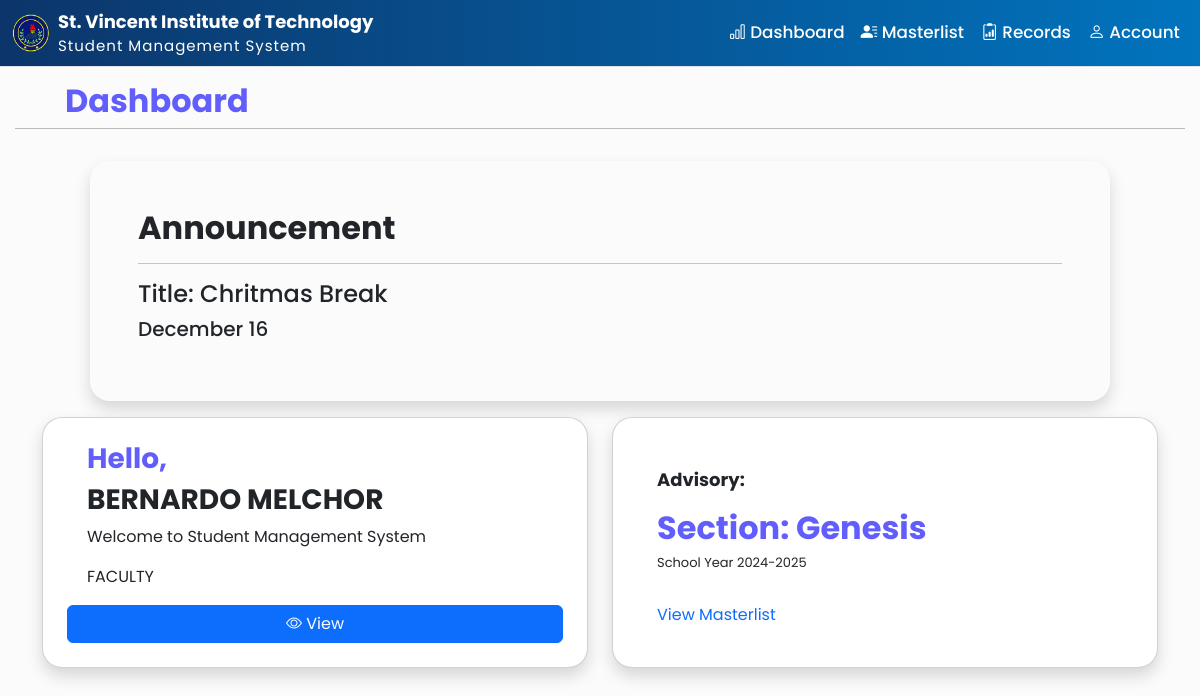
The page /faculty (signed in) on the database its author committed.
### admin_staff/models.py (models this page shows, shortened)
class Announcement(models.Model):
    announcement_id = models.AutoField(primary_key=True)
    title = models.CharField(max_length=50)
    body = models.TextField()
    event = models.DateField(null=True)
    class Meta:
        managed = True
        db_table = 'annoucement'

class FacultyStaff(models.Model):
    user = models.OneToOneField(User, null=True, on_delete=models.CASCADE)
    faculty_staff_id = models.BigIntegerField(primary_key=True)
    surname = models.CharField(max_length=24)
    first_name = models.CharField(max_length=24)
    middle_name = models.CharField(max_length=24, blank=True, null=True)
    gender_choice = (
        ('Male', 'Male'),
        ('Female', 'Female'),
    )
    gender = models.CharField(max_length=10, default="Gender", choices=gender_choice, null=True)
    civil_choice = (
        ('Single', 'Single'),
        ('Married', 'Married'),
        ('Divorced', 'Divorced'),
        ('Widowed', 'Widowed'),
    )
    civil_status = models.CharField(max_length=10, default="Status", choices=civil_choice, blank=True, null=True)
    birth_date = models.DateField(null=True)
    birth_place = models.CharField(max_length=200, blank=True, null=True)
    religion = models.CharField(max_length=24, blank=True, null=True)
    contact = models.BigIntegerField(blank=True, null=True)
    email = models.CharField(max_length=100, blank=True, null=True)
    section = models.OneToOneField('section', blank=True, null=True, on_delete=models.SET_NULL)
    subject = models.OneToOneField('subject', blank=True, null=True, on_delete=models.SET_NULL)
    class Meta:
        managed = True
        db_table = 'faculty_staff'

class section(models.Model):
    section_name = models.CharField(max_length=20)
    level = models.ForeignKey("level", null=True, on_delete=models.SET_NULL)
    def __str__(self):
        return self.section_name

### admin_staff/decorators.py (the view)
        def wrapper_func(request, *args, **kwargs):
            group = None
            if request.user.groups.exists():
                group = request.user.groups.all()[0].name
            if group in allow_roles:
                return view_func(request, *args, **kwargs)
            else:
                return HttpResponse('you are not authorize')

### admin_staff/views.py (called while the page is built)
@login_required(login_url='login')
@allowed_user(allow_roles=['faculty'])
def faculty_dashboard(request):
    announcement = Announcement.objects.get
    adviser = request.user.facultystaff
    context = {'adviser': adviser, 'announcement': announcement}
    return render(request, 'faculty/faculty-dashboard.html', context)

### admin_staff/templates/faculty/faculty-dashboard.html (shortened to what this page needs)
<!DOCTYPE html>
{% load static %}
<html lang="en">
<head>
    <link href="https://cdn.jsdelivr.net/npm/bootstrap@5.3.3/dist/css/bootstrap.min.css" rel="stylesheet">
    <link rel="stylesheet" href="https://cdn.jsdelivr.net/npm/bootstrap-icons@1.11.3/font/bootstrap-icons.min.css">
    <link rel="stylesheet" href="{% static 'css\sidebar.css' %}">
    <link rel="stylesheet" href="{% static "css\admin.css" %}">
</head>
<body>
    <div class="d-flex" id="wrapper" style="width: 100vw; height: 100vh;">
      <div id="page-content-wrapper">
        <nav class="navbar navbar-expand-lg navbar-light border-bottom" style='background-color: #615EFC;'>
          <div class="container-fluid">
            <a href="{% url "home" %}" rel="noopener noreferrer"><img src="{% static "img/nobg.png" %}" alt="Logo" width="38" height="38"></a>
            <div class="ms-2 d-none d-md-block">
              <span style="font-size: large; font-weight: bold; color: white;">St. Vincent Institute of Technology</span><br>
              <p style="font-size: 15px; margin: 0; color: white; letter-spacing: 1px;">Student Management System</p>
            </div>
              <div class="collapse navbar-collapse" id="navbarSupportedContent">
                  <ul class="navbar-nav ms-auto mt-2 mt-lg-0">
                      <li class="nav-item active"><a class="nav-link" href="{% url "faculty" %}" style="color: white">
                        <i class="bi bi-bar-chart"></i> Dashboard
                      </a></li>
                      <li class="nav-item active"><a class="nav-link" href="{% url "advisory" %}" style="color: white">
                        <i class="bi bi-person-lines-fill"></i> Masterlist
                      </a></li>
                      <li class="nav-item dropdown">
                        <a class="nav-link dropdown-toggle" id="navbarDropdown" href="#" role="button" data-bs-toggle="dropdown" aria-haspopup="true" aria-expanded="false" style="color: white">
                          <i class="bi bi-clipboard2-data"></i> Records
                        </a>
                      </li>
                      <li class="nav-item dropdown">
                          <a class="nav-link dropdown-toggle" id="navbarDropdown" href="#" role="button" data-bs-toggle="dropdown" aria-haspopup="true" aria-expanded="false" style="color: white">
                            <i class="bi bi-person"></i> Account
                          </a>
                      </li>
                  </ul>
            </div>
          </div>
        </nav>
        {% block content %}
        <div class="page-title mb-4" style="margin:15px;">
          <h2 style="color: #615EFC; font-weight: bold; margin-right: 20px; padding-left: 50px;">Dashboard</h2>
          <hr style="margin-top: 0; color: black;">
        </div>
          <div class="container">
            <div class="container mb-3 p-5 shadow" style="width: 85vw; height: 30vh; border-radius: 20px; margin-top: 4vh;">
              <h2 class="card-title" style="font-weight: bold;">Announcement</h2>
              <hr>
              <h4>Title: {{announcement.title}}</h4>
              <h5>{{announcement.body}}</h5>
            </div>
        </div>
          <div class="container" id="container-card" style="color: white;">
            <div class="row d-flex justify-content-end align-items-stretch" style="width: max;">
                <div class="col-lg-6 col-md-12 mb-5 d-flex">
                    <div class="card p-2 shadow w-100 h-70" style="border-radius: 20px;">
                        <div class="card-body text-start" style="padding-left: 3vw;">
                            <h3 class="card-title" style="color: #615EFC; font-weight: bold;">Hello,</h3>
                            <h3 class="card-title" style="font-weight: bold;">{{adviser.surname}} {{adviser.first_name}}</h3>
                            <p class="card-text">Welcome to Student Management System</p>
                            <p class="card-text">FACULTY</p>
                        </div>
                        <div class="d-grid p-3 pt-0">
                          <a href="{% url 'faculty_info' %}" role='btn' class="btn btn-primary" style="text-decoration: none; color: white;">
                              <i class="bi bi-eye"></i> View
                          </a>
                      </div>
                    </div>
                </div>
                <div class="col-lg-6 col-md-12 mb-5 d-flex">
                    <div class="card p-2 shadow w-100" style="border-radius: 20px;">
                        <div class="card-body text-start" style="padding-left: 3vw; padding-top: 3vh;">
                            <p class="card-text pt-3" style="font-size: large; font-weight: bold;">Advisory:</p>
                            <h2 class="card-title" style="font-weight: bold; color: #615EFC;">Section: {{adviser.section}}</h2>
                            <h4 class="card-text" style="font-size: small; font-weight: normal;">School Year 2024-2025</h4><br>
                            <a href="{% url "advisory" %}" style='text-decoration: none;'>View Masterlist</a>
                        </div>
                    </div>
                </div>
            </div>
        </div>
        {% endblock content %}
      </div>
    </div>
</body>
</html>

### static/css/admin.css (style rules this page uses)
body { font-family: 'Poppins', sans-serif; background-color: #FBFBFB; }
.navbar { justify-content: flex-start ; background: linear-gradient(to right, #0C356A, #0174BE); color: white; z-index: 5; }
.navbar .dropdown-toggle::after { display: none; }
.nav-item.dropdown { width: 9vw; text-align: center; }
li { font-weight: 500; font-size: 105%; }
.page-title > h2 { color: #0C356A; }
.card-body { text-align: left !important; }

### rows shown on the page
Announcement: title "Chritmas Break", body "December 16"
FacultyStaff: surname "BERNARDO", first_name "MELCHOR", section "Genesis"
